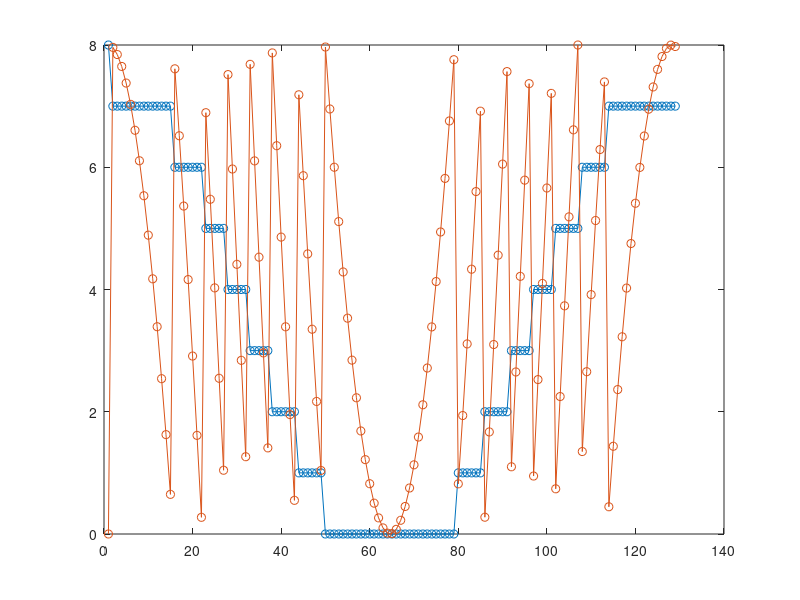

Reproduce this figure in MATLAB.
%start with elapsed time since start of line
%position in scan pattern is sinusoidal function of time

%start with measured time position
%LUT to get position in space
%index high resolution space position into indices for 8x8 pattern and
%multipliers for combining them

linescan_time_us = 127.2; %TODO change
numGridPoints = 8;


%begin: position along line normalized between 0 and 1;
normalizedTime = 0:0.01:1;

time_to_space = @(elapsed_us)  (1 +cos( elapsed_us ./linescan_time_us  * 2*pi))/2 ;
%calcualte the normalized spatial position for each possible clock value
%along a line
spatialPos = time_to_space(0:ceil(linescan_time_us));

%calculate the bins that correspond to it
gridTileSize = 1 ./ numGridPoints;
%calcualte which two to take a weight average between
boundingIndices = [floor(spatialPos / gridTileSize); floor(spatialPos / gridTileSize) + 1];
%calculate weightings for that weighted average
weights = mod(spatialPos,gridTileSize) ./ gridTileSize; 



plot(boundingIndices(1,:),'o-')
hold on
plot(weights*numGridPoints,'o-')
hold off